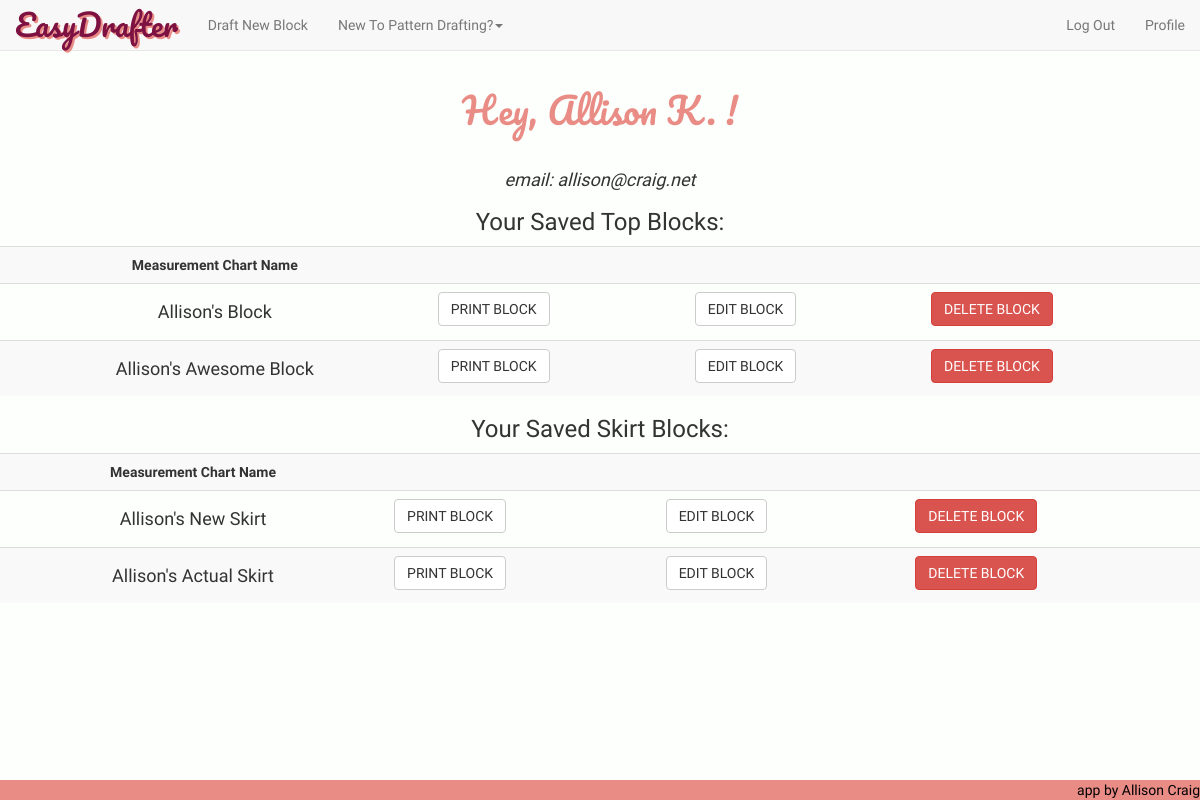
/profile (signed in), run on an earlier commit of the app's database.
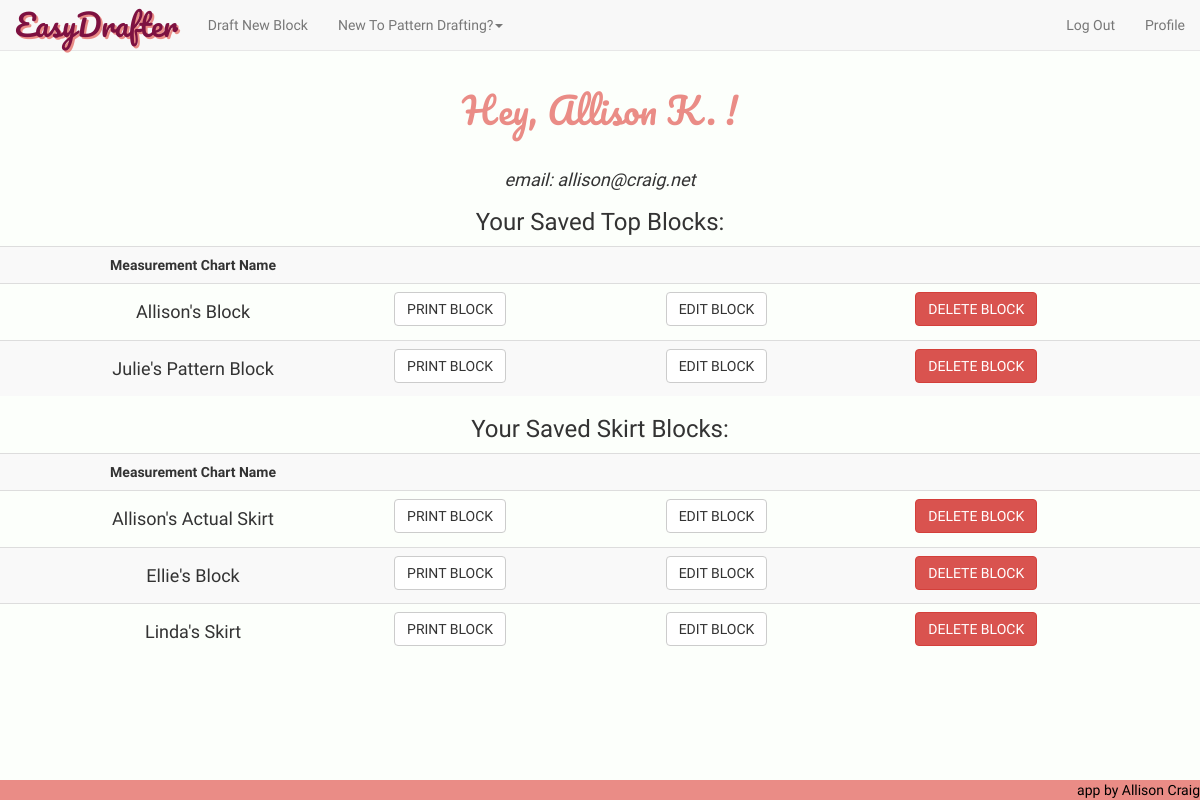
And on a later commit of the database.
### model.py (models this page shows, shortened)
class User(db.Model):
    __tablename__ = "Users"
    user_id = db.Column(db.Integer, autoincrement=True, primary_key=True)
    fb_id = db.Column(db.String(64), unique=True, nullable=True)
    email = db.Column(db.String(64), unique=True, nullable=False)
    password = db.Column(db.String(64), nullable=True)
    fname = db.Column(db.String(15), nullable=False)

class Measurement_Chart_Top(db.Model):
    __tablename__ = "Measurement_Chart_Tops"
    chart_id = db.Column(db.Integer, autoincrement=True, primary_key=True)
    nickname = db.Column(db.Integer, nullable=False)
    user_id = db.Column(db.String(100), db.ForeignKey('Users.user_id'))
    bust = db.Column(db.Integer, nullable=False)
    waist = db.Column(db.Integer, nullable=False)
    full_length = db.Column(db.Integer, nullable=False)
    center_front = db.Column(db.Integer, nullable=False)
    front_shoulder_slope = db.Column(db.Integer, nullable=False)
    strap = db.Column(db.Integer, nullable=False)
    front_across_shoulder = db.Column(db.Integer, nullable=False)
    across_chest = db.Column(db.Integer, nullable=False)
    bust_depth = db.Column(db.Integer, nullable=False)
    shoulder_length = db.Column(db.Integer, nullable=False)
    bust_arc = db.Column(db.Integer, nullable=False)
    bust_span = db.Column(db.Integer, nullable=False)
    waist_arc = db.Column(db.Integer, nullable=False)
    dart_placement = db.Column(db.Integer, nullable=False)
    side_length = db.Column(db.Integer, nullable=False)
    full_length_back = db.Column(db.Integer, nullable=False)
    center_back = db.Column(db.Integer, nullable=False)
    back_shoulder_slope = db.Column(db.Integer, nullable=False)
    across_back = db.Column(db.Integer, nullable=False)
    back_arc = db.Column(db.Integer, nullable=False)
    waist_arc_back = db.Column(db.Integer, nullable=False)
    back_neck = db.Column(db.Integer, nullable=False)
    back_across_shoulder = db.Column(db.Integer, nullable=False)
    back_dart_intake = db.Column(db.Integer, nullable=False)
    user = db.relationship("User",
                           backref=db.backref("Measurement_Chart_Tops"))

class Measurement_Chart_Skirt(db.Model):
    __tablename__ = "Measurement_Chart_Skirts"
    chart_id = db.Column(db.Integer, autoincrement=True, primary_key=True)
    nickname = db.Column(db.Integer, nullable=False)
    user_id = db.Column(db.String(100), db.ForeignKey('Users.user_id'))
    waist = db.Column(db.Integer, nullable=False)
    hip = db.Column(db.Integer, nullable=False)
    center_front_hip_depth = db.Column(db.Integer, nullable=False)
    back_hip_arc = db.Column(db.Integer, nullable=False)
    center_back_hip_depth = db.Column(db.Integer, nullable=False)
    front_hip_arc = db.Column(db.Integer, nullable=False)
    dart_placement = db.Column(db.Integer, nullable=False)
    user = db.relationship("User",
                           backref=db.backref("Measurement_Chart_Skirts"))

### server.py (the view)
@app.route('/profile')
def user_profile_page():
    user_email = session['logged_in_customer_email']
    user = User.query.filter(User.email==user_email).one()
    current_user_id = user.user_id
    saved_blocks_tops = Measurement_Chart_Top.query.filter(Measurement_Chart_Top.user_id==current_user_id).all()
    saved_blocks_skirts = Measurement_Chart_Skirt.query.filter(Measurement_Chart_Skirt.user_id==current_user_id).all()
    return render_template("profile.html", user=user, session=session, savedblockstops=saved_blocks_tops, savedblocksskirts=saved_blocks_skirts)

### server.py (called while the page is built)
@app.before_request
def add_tests():
    g.jasmine_tests = JS_TESTING_MODE

### templates/profile.html (shortened to what this page needs)
{% extends 'base.html' %}
{% block content %}
<center><h1 class='heading-titles'>Hey, {{ user.fname }} !</h1></center>
<br>
<center><i><h4 class="raleway">email: {{ user.email }}</h4></i></center>
{% if savedblockstops %}
<center><h3 class="raleway">Your Saved Top Blocks: </h3></center>
<table class="table table-hover table-striped raleway">
	<th><center>Measurement Chart Name</center></th>
	<th></th>
	<th></th>
	<th></th>
	{% for sblocktop in savedblockstops %}
	<tr class="saved-block">
		<td><center><h4>{{ sblocktop.nickname }}</h4></center></td>
		<td><form action='/print-top/{{sblocktop.chart_id}}'>
			<button class="btn btn-default">PRINT BLOCK</button>
		</form></td>
		<td><form action='/edit-top/{{sblocktop.chart_id}}'>
			<button class="btn btn-default" value="{{ sblocktop.chart_id }}">EDIT BLOCK</button>
		</form></td>
		<td>
			<button class="btn btn-danger delete-btn-top" name='chart-id' value="{{ sblocktop.chart_id }}">DELETE BLOCK</button>
		</td>
	</tr>
	{% endfor %}
</table>
{% endif %}
{% if savedblocksskirts %}
<center><h3 class="raleway">Your Saved Skirt Blocks: </h3></center>
<table class="table table-hover table-striped raleway">
	<th><center>Measurement Chart Name</center></th>
	<th></th>
	<th></th>
	<th></th>
	{% for sblockskirt in savedblocksskirts %}
	<tr class="saved-block">
		<td><center><h4>{{ sblockskirt.nickname }}</h4></center></td>
		<td><form action='/print-skirt/{{sblockskirt.chart_id}}'>
			<button class="btn btn-default">PRINT BLOCK</button>
		</form></td>
		<td><form action='/edit-skirt/{{sblockskirt.chart_id}}'>
			<button class="btn btn-default" value="{{ sblockskirt.chart_id }}">EDIT BLOCK</button>
		</form></td>
		<td>
			<button class="delete-btn-skirt btn btn-danger" name='skirt-id' value="{{ sblockskirt.chart_id }}">DELETE BLOCK</button>
		</td>
	</tr>
	{% endfor %}
</table>
{% endif %}
{% endblock %}

### templates/base.html (shortened to what this page needs)
<!DOCTYPE html>
<html>
<head>
	<link rel='stylesheet' href='/static/css/bootstrap.min.css'>
	<link rel='stylesheet' href='/static/css/style.css'>
</head>
<body>
	<nav class="navbar navbar-default navbar-fixed-top">
		<div class="container-fluid">
			<div class="navbar-header">
				<a class="navbar-brand" id="corner-logo" href="/">EasyDrafter</a>
			</div>
			<div class="collapse navbar-collapse" id="bs-example-navbar-collapse-1">
				<ul class="nav navbar-nav">
				{% if session['current_user_id'] is defined %}
					<li><a href="/choose-block">Draft New Block</a></li>
				{% endif %}
					<li role="presentation" class="dropdown">
						<a class="dropdown-toggle" data-toggle="dropdown" href="#" role="button" aria-haspopup="true" aria-expanded="false">
							New To Pattern Drafting?<span class="caret"></span>
						</a>
					</li>
				</ul>
				<ul class="nav navbar-nav navbar-right">
				{% if session['current_user_id'] is defined %}
					<li><a href="/logout" id="logout">Log Out</a></li>
					<li><a href="/profile" id="profile">Profile</a></li>
				{% else %}
					<li><a href="/login">Log In</a></li>
					<li><a href="/register">Register</a></li>
				{% endif %}
				</ul>
			</div>
		</div>
	</nav>
{% block content %}{% endblock %}
<footer><a href="https://github.com/allisonkcraig" target="blank" id="footer-a">app by Allison Craig</a></footer>
</body>
</html>

### static/css/style.css (style rules this page uses)
.btn { font-family: "Raleway"; }
.heading-titles { font-family: 'Pacifico', cursive; color: #EA8C86; }
#corner-logo { font-family: 'Pacifico', cursive; font-size: 30px; text-decoration: none; text-shadow: 2px 2px #EA8C86; color: #7D1141; }
.navbar { font-family: "Raleway"; }
footer { font-family: "Raleway"; background-color: #EA8C86; position:fixed; left:0px; bottom:0px; height:20px; width:100%; }
#footer-a { text-decoration: none; color: black; float: right; }
.raleway { font-family: "Raleway"; }
body { padding-top: 70px; margin-bottom: 2em; padding-bottom: 4em; background-color: #FCFFFB; }

What changed in the data, as far as the page shows it:
removed Measurement_Chart_Top: nickname "Allison's Awesome Block", {{ sblocktop.chart_id }} 16 (drawn)
removed Measurement_Chart_Skirt: nickname "Allison's New Skirt", {{ sblockskirt.chart_id }} 4 (drawn)
added Measurement_Chart_Top: nickname "Julie's Pattern Block", {{ sblocktop.chart_id }} 20 (drawn)
added Measurement_Chart_Skirt: nickname "Ellie's Block", {{ sblockskirt.chart_id }} 7 (drawn)
added Measurement_Chart_Skirt: nickname "Linda's Skirt", {{ sblockskirt.chart_id }} 8 (drawn)
